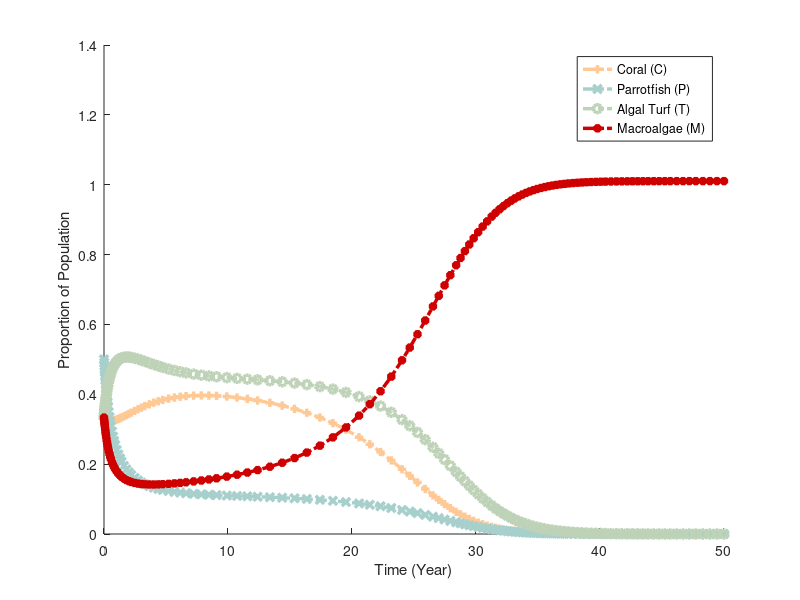

Source code (MATLAB):
% parameter values
mu1 = 0.44; % mortality rate of coral reefs
mu2 = 0.22; % natural death rate of parrotfish
a = 0.1; % rate that coral is overgrown by macroalgae
q = 0.47; % intrinsic growth rate for parrotfish
alpha = 1; % %maximum grazing intensity
sigma = 0.01; % rate that parrotfish bite corals
r = 1; % rate that coral recruit to overgrow algal turfs
gamma = 0.8; %rate that macroalgae spread vegetative over algal turfs
beta = 0.5; % carrying capacity

h = 0.0; %<----CONTROL VARIABLE FOR GAME THEORY

%grazing intensity 'g'
g = @(P) (alpha*P)/beta;

% set up DFE
% dC/dt = rTC + sigmaPC - C(aM + mu1)
% dP/dt = qP(1-P/betaC) + kapaP - (h + mu)P #remove kapaP, so  = qP(1-P/betaC) - (h + mu)P
% dT/dt = mu1C + (g(P)M)/(M + T) - (rC + gammaM)T
% dM/dt = aMC + gammaMT - (g(P)M)/(M + T)
%
% C = y(1), P = y(2), T = y(3), M = y(4)
f = @(t,y) [r*y(3)*y(1) + sigma*y(2)*y(1) - y(1)*(a*y(4) + mu1),
            q*y(2)*(1-(y(2)/(beta*y(1)))) - (h+mu2)*y(2), 
            mu1*y(1) + (g(y(2))*y(4))/(y(4)+y(3)) - (r*y(1) + gamma*y(4))*y(3),
            a * y(4)*y(1) + gamma*y(4)*y(3) - (g(y(2))*y(4))/(y(4)+y(3))];

C = 1/3;
P = 1/2;
T = 1/3;
M = 1/3;
        
  
% solve with ODE 45
[t,ya] = ode45(f, [0 50], [C, P, T, M]);

% graph
figure
hold on
plot(t, ya(:,1), '+-.', 'Color', '#FFC996', 'Linewidth', 2.5)
plot(t, ya(:,2), 'x-.', 'Color', '#A7D0CD', 'Linewidth', 2.5)
plot(t, ya(:,3), 'o-.', 'Color', '#BDD2B6', 'Linewidth', 2.5)
plot(t, ya(:,4), '*-.', 'Color', '#CF0000', 'Linewidth', 2.5)
%legend('Coral (C)', 'Algal Turf (T)', 'Macroalgae (M)')
legend('Coral (C)', 'Parrotfish (P)', 'Algal Turf (T)', 'Macroalgae (M)')
xlabel('Time (Year)')
ylabel('Proportion of Population')
